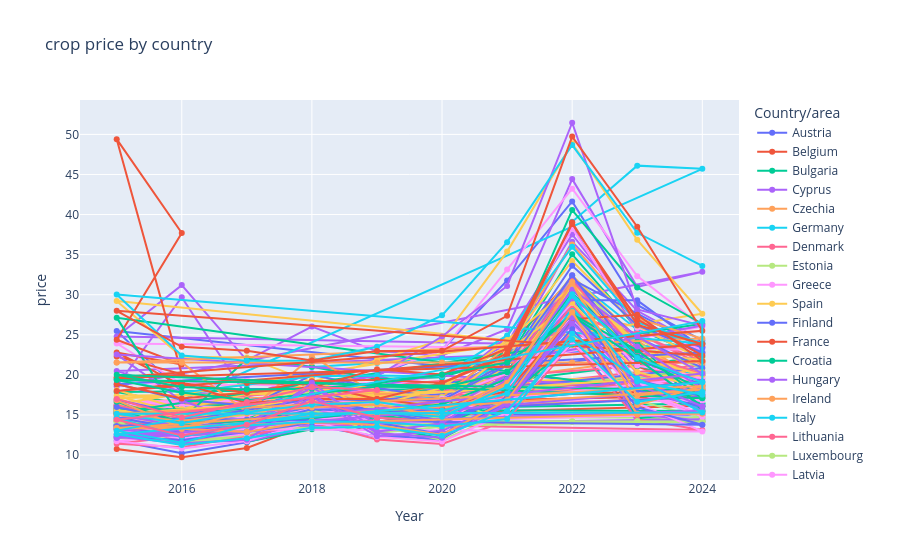

Notebook source saved alongside this figure:
### Code cell
fig = px.line(
    prices_df,
    x="year",
    y="selling_price",
    color="geo",
    markers=True,
    title="crop price by country",
    labels={
        "year": "Year",
        "selling_price": "price",
        "geo": "Country/area",
    },
)

fig.show()

### Figure 1 — Plotly figure (JSON) as saved in the notebook; plotly's stock layout.template omitted (floating-point values rounded to 4 significant figures)
{"data": [{"hovertemplate": "Country/area=Austria<br>Year=%{x}<br>price=%{y}<extra></extra>", "legendgroup": "Austria", "line": {"color": "#636efa", "dash": "solid"}, "marker": {"symbol": "circle"}, "mode": "lines+markers", "name": "Austria", "orientation": "v", "showlegend": true, "type": "scatter", "x": [2015, 2016, 2017, 2018, 2019, 2020, 2021, 2022, 2023, 2024, 2015, 2016, 2017, 2018, 2019, 2020, 2021, 2022, 2023, 2024, 2015, 2016, 2017, 2018, 2019, 2020, 2021, 2022, 2023, 2024, 2015, 2015, 2016, 2017, 2018, 2019, 2020, 2021, 2022, 2023, 2024], "xaxis": "x", "y": [13.72, 11.55, 14.46, 15.41, 14.63, 14.88, 22.65, 28.05, 17.9, 17.6, 25.47, 17.88, 18.24, 18.27, 20.03, 23.1, 31.78, 41.64, 28.72, 24.29, 12.12, 12.52, 15.7, 14.98, 12.74, 11.76, 22.15, 27.48, 14.92, 14.96, 15.2, 11.8, 10.23, 11.6, 13.69, 12.31, 12.08, 17.23, 24.19, 14.85, 13.79], "yaxis": "y"}, {"hovertemplate": "Country/area=Belgium<br>Year=%{x}<br>price=%{y}<extra></extra>", "legendgroup": "Belgium", "line": {"color": "#EF553B", "dash": "solid"}, "marker": {"symbol": "circle"}, "mode": "lines+markers", "name": "Belgium", "orientation": "v", "showlegend": true, "type": "scatter", "x": [2015, 2016, 2017, 2018, 2019, 2020, 2021, 2022, 2023, 2024, 2015, 2015, 2016, 2017, 2018, 2019, 2020, 2021, 2022, 2023, 2024, 2015, 2016, 2017, 2018, 2019, 2020, 2021, 2022, 2024, 2015, 2023], "xaxis": "x", "y": [15.44, 13.34, 14.14, 16.66, 15.59, 17.45, 23.3, 32.11, 21.05, 18.13, 15.87, 10.75, 9.73, 10.88, 13.95, 13.3, 14.91, 20.11, 26.59, 17.75, 16.15, 14.23, 11.82, 13.22, 17.76, 14.12, 15.51, 22.32, 27.21, 17.4, 15.87, 19.13], "yaxis": "y"}, {"hovertemplate": "Country/area=Bulgaria<br>Year=%{x}<br>price=%{y}<extra></extra>", "legendgroup": "Bulgaria", "line": {"color": "#00cc96", "dash": "solid"}, "marker": {"symbol": "circle"}, "mode": "lines+markers", "name": "Bulgaria", "orientation": "v", "showlegend": true, "type": "scatter", "x": [2015, 2016, 2017, 2018, 2019, 2020, 2021, 2022, 2023, 2024, 2015, 2016, 2017, 2018, 2019, 2020, 2021, 2022, 2023, 2024, 2015, 2016, 2017, 2018, 2019, 2020, 2021, 2022, 2023, 2024, 2015, 2016, 2017, 2018, 2019, 2020, 2021, 2022, 2023, 2024, 2015, 2016, 2017, 2018, 2019, 2020, 2021, 2022, 2023, 2024], "xaxis": "x", "y": [15.59, 14.06, 15.47, 15.4, 15.21, 16.76, 20.45, 31.08, 21.23, 18.51, 17.88, 16.33, 15.29, 15.58, 16.58, 18.24, 21.7, 35.04, 25.77, 22.22, 13.28, 12.29, 13.65, 13.4, 14.79, 16.5, 18.26, 30.73, 21.1, 19.97, 15.5, 14.07, 13.71, 14.96, 14.74, 14.7, 17.93, 28.95, 19.37, 16.44, 15.15, 13.79, 13.77, 14.96, 14.74, 14.7, 17.93, 28.95, 19.37, 16.44], "yaxis": "y"}, {"hovertemplate": "Country/area=Cyprus<br>Year=%{x}<br>price=%{y}<extra></extra>", "legendgroup": "Cyprus", "line": {"color": "#ab63fa", "dash": "solid"}, "marker": {"symbol": "circle"}, "mode": "lines+markers", "name": "Cyprus", "orientation": "v", "showlegend": true, "type": "scatter", "x": [2020, 2021, 2022, 2023, 2024, 2015, 2016, 2017, 2018, 2019, 2020, 2021, 2022, 2023, 2024, 2015, 2016, 2017, 2018, 2019, 2020, 2021, 2022, 2023, 2024, 2015, 2016, 2017, 2018, 2019, 2020, 2021, 2022, 2023, 2024], "xaxis": "x", "y": [19.66, 23.79, 38.52, 25.37, 23.46, 24.8, 31.2, 21.82, 26.03, 22.94, 22.43, 25.7, 44.42, 30.98, 32.87, 18.59, 29.7, 17.32, 18.9, 19.93, 17.75, 22.11, 36.62, 28.0, 23.54, 20.5, 17.9, 17.3, 20.2, 19.7, 18.28, 24.76, 37.52, 27.16, 22.67], "yaxis": "y"}, {"hovertemplate": "Country/area=Czechia<br>Year=%{x}<br>price=%{y}<extra></extra>", "legendgroup": "Czechia", "line": {"color": "#FFA15A", "dash": "solid"}, "marker": {"symbol": "circle"}, "mode": "lines+markers", "name": "Czechia", "orientation": "v", "showlegend": true, "type": "scatter", "x": [2015, 2016, 2017, 2018, 2019, 2020, 2021, 2022, 2023, 2024, 2015, 2015, 2016, 2017, 2018, 2019, 2020, 2021, 2022, 2023, 2024, 2015, 2016, 2017, 2018, 2019, 2020, 2021, 2022, 2023, 2024, 2015, 2016, 2017, 2018, 2019, 2020, 2021, 2022, 2023, 2024], "xaxis": "x", "y": [15.84, 13.69, 14.51, 15.99, 16.95, 15.76, 19.58, 30.98, 24.29, 18.99, 15.95, 14.37, 13.87, 14.59, 16.3, 16.56, 14.52, 15.91, 27.84, 24.2, 18.71, 16.61, 14.91, 14.51, 15.32, 17.41, 15.91, 16.69, 27.6, 26.0, 22.85, 13.31, 12.06, 12.42, 14.31, 15.35, 13.31, 16.15, 25.12, 18.96, 14.69], "yaxis": "y"}, {"hovertemplate": "Country/area=Germany<br>Year=%{x}<br>price=%{y}<extra></extra>", "legendgroup": "Germany", "line": {"color": "#19d3f3", "dash": "solid"}, "marker": {"symbol": "circle"}, "mode": "lines+markers", "name": "Germany", "orientation": "v", "showlegend": true, "type": "scatter", "x": [2015, 2016, 2017, 2018, 2019, 2020, 2021, 2022, 2023, 2024, 2018, 2019, 2020, 2021, 2022, 2023, 2024, 2015, 2016, 2017, 2018, 2019, 2020, 2021, 2022, 2023, 2024, 2016, 2017, 2018, 2019, 2020, 2021, 2022, 2023, 2024, 2015, 2016, 2017, 2018, 2019, 2020, 2021, 2022, 2023, 2024], "xaxis": "x", "y": [16.15, 14.05, 15.13, 16.84, 16.69, 17.21, 21.96, 32.1, 25.64, 23.97, 21.0, 21.5, 22.0, 21.4, 39.1, 46.1, 45.7, 13.25, 12.2, 13.95, 15.99, 15.14, 13.88, 17.93, 28.22, 19.04, 15.7, 12.6, 13.61, 16.55, 15.69, 15.03, 19.84, 28.58, 18.97, 20.38, 14.53, 12.6, 13.61, 16.55, 15.69, 15.03, 19.84, 28.58, 18.97, 16.16], "yaxis": "y"}, {"hovertemplate": "Country/area=Denmark<br>Year=%{x}<br>price=%{y}<extra></extra>", "legendgroup": "Denmark", "line": {"color": "#FF6692", "dash": "solid"}, "marker": {"symbol": "circle"}, "mode": "lines+markers", "name": "Denmark", "orientation": "v", "showlegend": true, "type": "scatter", "x": [2015, 2016, 2017, 2018, 2019, 2020, 2021, 2022, 2023, 2024, 2015, 2016, 2017, 2018, 2019, 2020, 2021, 2022, 2023, 2024, 2015, 2016, 2017, 2018, 2019, 2020, 2021, 2022, 2023, 2024, 2015, 2016, 2017, 2018, 2019, 2020, 2021, 2022, 2023, 2024], "xaxis": "x", "y": [15.5, 14.1, 14.97, 16.85, 17.97, 16.64, 19.48, 27.37, 25.17, 21.24, 13.21, 12.39, 13.4, 16.01, 15.28, 14.37, 17.07, 25.32, 22.1, 19.5, 16.16, 13.97, 14.76, 17.24, 17.3, 15.47, 18.49, 27.25, 25.15, 21.72, 16.16, 13.97, 14.76, 17.24, 17.3, 15.47, 18.49, 27.25, 25.15, 21.72], "yaxis": "y"}, {"hovertemplate": "Country/area=Estonia<br>Year=%{x}<br>price=%{y}<extra></extra>", "legendgroup": "Estonia", "line": {"color": "#B6E880", "dash": "solid"}, "marker": {"symbol": "circle"}, "mode": "lines+markers", "name": "Estonia", "orientation": "v", "showlegend": true, "type": "scatter", "x": [2015, 2016, 2017, 2018, 2019, 2020, 2021, 2022, 2023, 2024, 2015, 2016, 2017, 2018, 2019, 2020, 2021, 2022, 2023, 2024, 2015, 2016, 2017, 2018, 2019, 2020, 2021, 2022, 2023, 2024, 2015, 2016, 2017, 2018, 2019, 2020, 2021, 2022, 2023, 2024], "xaxis": "x", "y": [15.97, 14.64, 15.5, 16.41, 16.79, 16.78, 21.1, 32.02, 23.8, 20.85, 12.14, 11.67, 12.43, 14.28, 13.65, 11.88, 15.3, 24.81, 16.78, 14.65, 14.88, 12.76, 13.56, 15.73, 15.45, 14.58, 18.23, 27.49, 19.62, 17.13, 14.88, 12.76, 13.56, 15.73, 15.45, 14.58, 18.23, 27.49, 19.62, 17.13], "yaxis": "y"}, {"hovertemplate": "Country/area=Greece<br>Year=%{x}<br>price=%{y}<extra></extra>", "legendgroup": "Greece", "line": {"color": "#FF97FF", "dash": "solid"}, "marker": {"symbol": "circle"}, "mode": "lines+markers", "name": "Greece", "orientation": "v", "showlegend": true, "type": "scatter", "x": [2015, 2016, 2017, 2018, 2019, 2020, 2021, 2022, 2023, 2024, 2015, 2016, 2017, 2018, 2019, 2020, 2021, 2022, 2023, 2024, 2015, 2016, 2017, 2018, 2019, 2020, 2021, 2022, 2023, 2024, 2015, 2016, 2017, 2018, 2019, 2020, 2021, 2022, 2023, 2024, 2015, 2016, 2017, 2018, 2019, 2020, 2021, 2022, 2023, 2024], "xaxis": "x", "y": [19.4, 18.52, 18.84, 18.45, 19.08, 19.77, 23.27, 38.3, 25.88, 23.14, 23.93, 18.86, 19.43, 18.83, 20.24, 23.01, 33.14, 43.23, 32.32, 26.02, 12.34, 13.15, 12.71, 13.79, 16.22, 15.88, 17.35, 26.25, 17.69, 16.78, 16.72, 16.2, 15.83, 15.61, 16.22, 15.6, 19.25, 30.52, 19.16, 18.67, 16.39, 15.87, 15.52, 15.29, 15.89, 15.29, 18.87, 29.91, 18.77, 18.29], "yaxis": "y"}, {"hovertemplate": "Country/area=Spain<br>Year=%{x}<br>price=%{y}<extra></extra>", "legendgroup": "Spain", "line": {"color": "#FECB52", "dash": "solid"}, "marker": {"symbol": "circle"}, "mode": "lines+markers", "name": "Spain", "orientation": "v", "showlegend": true, "type": "scatter", "x": [2015, 2016, 2017, 2018, 2019, 2020, 2021, 2022, 2023, 2024, 2015, 2016, 2017, 2018, 2019, 2020, 2021, 2022, 2023, 2024, 2015, 2016, 2017, 2018, 2019, 2020, 2021, 2022, 2023, 2024, 2015, 2016, 2017, 2018, 2019, 2020, 2021, 2022, 2023, 2024, 2015, 2016, 2017, 2018, 2019, 2020, 2021, 2022, 2023, 2024], "xaxis": "x", "y": [18.12, 15.73, 17.64, 18.29, 18.66, 18.57, 23.64, 34.21, 26.14, 21.85, 29.23, 22.28, 22.18, 19.1, 21.87, 24.36, 35.38, 48.88, 36.85, 27.63, 16.38, 13.46, 15.66, 16.32, 16.33, 15.21, 20.01, 30.94, 23.56, 18.28, 17.4, 15.13, 16.51, 17.26, 17.51, 16.12, 21.97, 32.39, 24.54, 20.15, 17.07, 14.6, 16.15, 16.56, 16.9, 15.44, 21.23, 31.42, 23.87, 18.81], "yaxis": "y"}, {"hovertemplate": "Country/area=Finland<br>Year=%{x}<br>price=%{y}<extra></extra>", "legendgroup": "Finland", "line": {"color": "#636efa", "dash": "solid"}, "marker": {"symbol": "circle"}, "mode": "lines+markers", "name": "Finland", "orientation": "v", "showlegend": true, "type": "scatter", "x": [2015, 2016, 2017, 2018, 2019, 2020, 2021, 2022, 2023, 2024, 2015, 2016, 2017, 2018, 2019, 2020, 2021, 2022, 2023, 2024, 2022, 2023, 2024, 2015, 2016, 2017, 2018, 2019, 2020, 2021, 2022, 2023, 2024], "xaxis": "x", "y": [16.89, 15.14, 15.91, 19.98, 18.4, 17.05, 21.55, 33.62, 26.2, 22.8, 18.87, 16.89, 16.2, 17.71, 16.66, 15.65, 16.63, 29.32, 29.3, 23.37, 31.92, 24.68, 20.87, 13.61, 12.36, 12.93, 17.09, 15.54, 13.93, 18.93, 30.74, 22.49, 18.65], "yaxis": "y"}, {"hovertemplate": "Country/area=France<br>Year=%{x}<br>price=%{y}<extra></extra>", "legendgroup": "France", "line": {"color": "#EF553B", "dash": "solid"}, "marker": {"symbol": "circle"}, "mode": "lines+markers", "name": "France", "orientation": "v", "showlegend": true, "type": "scatter", "x": [2015, 2016, 2015, 2016, 2015, 2016, 2015, 2016], "xaxis": "x", "y": [22.3, 20.1, 49.4, 37.7, 24.4, 21.3, 22.8, 18.7], "yaxis": "y"}, {"hovertemplate": "Country/area=Croatia<br>Year=%{x}<br>price=%{y}<extra></extra>", "legendgroup": "Croatia", "line": {"color": "#00cc96", "dash": "solid"}, "marker": {"symbol": "circle"}, "mode": "lines+markers", "name": "Croatia", "orientation": "v", "showlegend": true, "type": "scatter", "x": [2015, 2016, 2017, 2018, 2019, 2020, 2021, 2022, 2023, 2024, 2015, 2016, 2017, 2018, 2019, 2020, 2021, 2022, 2023, 2024, 2015, 2016, 2017, 2018, 2019, 2020, 2021, 2022, 2023, 2024, 2015, 2016, 2017, 2018, 2019, 2020, 2015, 2016, 2017, 2018, 2019, 2020, 2021, 2022, 2023, 2024], "xaxis": "x", "y": [15.23, 12.19, 13.89, 14.61, 14.99, 13.94, 18.15, 29.77, 17.86, 17.11, 27.14, 14.39, 22.01, 21.01, 19.48, 19.72, 22.18, 40.56, 30.9, 26.38, 15.28, 11.88, 14.84, 15.03, 15.11, 13.64, 17.25, 23.78, 24.15, 15.51, 15.73, 13.15, 13.45, 14.9, 14.69, 14.17, 13.83, 12.7, 11.66, 13.21, 13.61, 12.11, 16.27, 27.76, 14.58, 15.47], "yaxis": "y"}, {"hovertemplate": "Country/area=Hungary<br>Year=%{x}<br>price=%{y}<extra></extra>", "legendgroup": "Hungary", "line": {"color": "#ab63fa", "dash": "solid"}, "marker": {"symbol": "circle"}, "mode": "lines+markers", "name": "Hungary", "orientation": "v", "showlegend": true, "type": "scatter", "x": [2015, 2016, 2017, 2018, 2019, 2020, 2021, 2022, 2023, 2024, 2015, 2016, 2017, 2018, 2019, 2020, 2021, 2022, 2023, 2024, 2015, 2016, 2017, 2018, 2019, 2020, 2021, 2022, 2023, 2024, 2015, 2016, 2017, 2018, 2019, 2020, 2021, 2022, 2023, 2024, 2015, 2016, 2018, 2019, 2020, 2021, 2022, 2023, 2024], "xaxis": "x", "y": [15.58, 12.77, 14.02, 15.27, 15.47, 15.35, 19.99, 32.39, 20.13, 17.83, 22.56, 16.75, 14.12, 18.83, 19.82, 24.79, 31.09, 51.45, 28.17, 26.15, 12.61, 11.46, 11.98, 14.46, 14.31, 12.45, 16.17, 29.63, 13.96, 14.48, 13.51, 11.79, 11.69, 13.55, 13.57, 12.68, 16.47, 27.54, 15.19, 14.26, 13.34, 11.76, 13.5, 13.55, 12.67, 16.44, 27.38, 15.12, 14.2], "yaxis": "y"}, {"hovertemplate": "Country/area=Ireland<br>Year=%{x}<br>price=%{y}<extra></extra>", "legendgroup": "Ireland", "line": {"color": "#FFA15A", "dash": "solid"}, "marker": {"symbol": "circle"}, "mode": "lines+markers", "name": "Ireland", "orientation": "v", "showlegend": true, "type": "scatter", "x": [2024, 2024, 2015, 2016, 2017, 2018, 2019, 2020, 2021, 2022, 2023, 2024, 2015, 2016, 2017, 2018, 2019, 2020, 2021, 2022, 2023, 2024], "xaxis": "x", "y": [21.55, 21.55, 21.55, 21.55, 15.36, 22.27, 17.64, 17.28, 23.49, 36.28, 27.06, 24.53, 21.55, 21.55, 21.55, 21.55, 21.55, 21.55, 21.55, 21.55, 21.55, 20.37], "yaxis": "y"}, {"hovertemplate": "Country/area=Italy<br>Year=%{x}<br>price=%{y}<extra></extra>", "legendgroup": "Italy", "line": {"color": "#19d3f3", "dash": "solid"}, "marker": {"symbol": "circle"}, "mode": "lines+markers", "name": "Italy", "orientation": "v", "showlegend": true, "type": "scatter", "x": [2015, 2016, 2017, 2018, 2019, 2020, 2021, 2022, 2023, 2024, 2015, 2016, 2017, 2018, 2019, 2020, 2021, 2022, 2023, 2024], "xaxis": "x", "y": [19.47, 17.82, 18.77, 19.82, 19.94, 19.81, 24.92, 35.97, 26.55, 23.93, 30.04, 22.41, 21.78, 21.79, 23.52, 27.43, 36.56, 48.67, 37.72, 33.59], "yaxis": "y"}, {"hovertemplate": "Country/area=Lithuania<br>Year=%{x}<br>price=%{y}<extra></extra>", "legendgroup": "Lithuania", "line": {"color": "#FF6692", "dash": "solid"}, "marker": {"symbol": "circle"}, "mode": "lines+markers", "name": "Lithuania", "orientation": "v", "showlegend": true, "type": "scatter", "x": [2015, 2016, 2017, 2018, 2019, 2020, 2021, 2022, 2023, 2024, 2015, 2016, 2017, 2018, 2019, 2020, 2021, 2022, 2023, 2024, 2015, 2016, 2017, 2018, 2019, 2020, 2021, 2022, 2023, 2024, 2015, 2016, 2017, 2018, 2019, 2020, 2021, 2022, 2023, 2024], "xaxis": "x", "y": [16.22, 14.5, 15.49, 17.16, 16.25, 16.73, 20.16, 31.74, 22.97, 20.03, 11.4, 10.97, 12.39, 14.12, 11.94, 11.39, 14.28, 24.05, 14.45, 13.14, 14.35, 12.83, 13.8, 17.06, 14.66, 14.25, 18.19, 28.69, 20.26, 17.34, 13.72, 11.5, 12.92, 16.07, 13.9, 13.83, 17.69, 27.46, 17.73, 15.05], "yaxis": "y"}, {"hovertemplate": "Country/area=Luxembourg<br>Year=%{x}<br>price=%{y}<extra></extra>", "legendgroup": "Luxembourg", "line": {"color": "#B6E880", "dash": "solid"}, "marker": {"symbol": "circle"}, "mode": "lines+markers", "name": "Luxembourg", "orientation": "v", "showlegend": true, "type": "scatter", "x": [2015, 2016, 2017, 2018, 2019, 2020, 2021, 2022, 2023, 2024, 2015, 2022, 2023, 2024, 2015, 2016, 2017, 2018, 2019, 2020, 2021, 2022, 2023, 2024, 2015, 2016, 2017, 2018, 2019, 2020, 2021, 2022, 2023, 2024, 2015, 2016, 2017, 2018, 2019, 2020, 2021, 2022, 2023, 2024], "xaxis": "x", "y": [15.6, 14.35, 15.0, 17.93, 15.82, 17.18, 14.18, 14.18, 14.18, 14.18, 14.18, 14.18, 14.18, 14.18, 13.02, 11.44, 12.72, 15.65, 12.75, 13.54, 14.18, 14.18, 14.18, 14.18, 14.21, 11.3, 12.52, 15.18, 13.32, 14.21, 14.18, 14.18, 14.18, 14.18, 14.17, 11.26, 12.53, 15.17, 13.31, 14.19, 14.18, 14.18, 14.18, 14.18], "yaxis": "y"}, {"hovertemplate": "Country/area=Latvia<br>Year=%{x}<br>price=%{y}<extra></extra>", "legendgroup": "Latvia", "line": {"color": "#FF97FF", "dash": "solid"}, "marker": {"symbol": "circle"}, "mode": "lines+markers", "name": "Latvia", "orientation": "v", "showlegend": true, "type": "scatter", "x": [2015, 2016, 2017, 2018, 2019, 2020, 2021, 2022, 2023, 2024, 2015, 2016, 2017, 2018, 2019, 2020, 2021, 2022, 2023, 2024, 2015, 2016, 2017, 2018, 2019, 2020, 2021, 2022, 2023, 2024, 2015, 2016, 2017, 2018, 2019, 2020, 2021, 2022, 2023, 2024], "xaxis": "x", "y": [14.85, 13.46, 14.82, 17.17, 16.28, 17.04, 20.2, 28.96, 21.17, 19.7, 11.73, 10.81, 11.74, 14.19, 12.27, 11.69, 15.25, 24.01, 16.49, 12.95, 13.3, 12.16, 12.72, 16.19, 14.1, 14.27, 18.44, 27.25, 18.06, 15.13, 13.24, 12.08, 12.61, 16.04, 13.88, 14.19, 18.4, 27.12, 17.83, 14.79], "yaxis": "y"}, {"hovertemplate": "Country/area=Netherlands<br>Year=%{x}<br>price=%{y}<extra></extra>", "legendgroup": "Netherlands", "line": {"color": "#FECB52", "dash": "solid"}, "marker": {"symbol": "circle"}, "mode": "lines+markers", "name": "Netherlands", "orientation": "v", "showlegend": true, "type": "scatter", "x": [2015, 2016, 2017, 2018, 2019, 2020, 2021, 2022, 2023, 2024, 2015, 2016, 2017, 2018, 2019, 2020, 2021, 2022, 2023, 2024], "xaxis": "x", "y": [15.6, 14.9, 15.25, 19.4, 16.2, 18.4, 24.35, 31.0, 22.15, 20.0, 15.15, 13.35, 14.15, 19.15, 15.25, 16.5, 22.9, 29.0, 20.35, 18.5], "yaxis": "y"}, {"hovertemplate": "Country/area=Poland<br>Year=%{x}<br>price=%{y}<extra></extra>", "legendgroup": "Poland", "line": {"color": "#636efa", "dash": "solid"}, "marker": {"symbol": "circle"}, "mode": "lines+markers", "name": "Poland", "orientation": "v", "showlegend": true, "type": "scatter", "x": [2015, 2016, 2017, 2018, 2019, 2020, 2021, 2022, 2023, 2024, 2015, 2016, 2017, 2018, 2019, 2020, 2021, 2022, 2023, 2024, 2015, 2016, 2017, 2018, 2019, 2020, 2021, 2022, 2023, 2024, 2015, 2016, 2017, 2018, 2019, 2020, 2021, 2022, 2023, 2024], "xaxis": "x", "y": [16.0, 14.23, 15.62, 17.04, 16.81, 16.85, 21.2, 32.44, 21.75, 19.19, 12.31, 11.87, 12.88, 14.0, 14.05, 12.6, 16.51, 25.78, 15.96, 13.78, 14.63, 13.39, 14.43, 16.03, 15.68, 14.32, 17.14, 27.73, 19.36, 17.29, 13.62, 12.28, 13.8, 15.72, 15.42, 13.94, 17.2, 26.67, 18.08, 15.99], "yaxis": "y"}, {"hovertemplate": "Country/area=Portugal<br>Year=%{x}<br>price=%{y}<extra></extra>", "legendgroup": "Portugal", "line": {"color": "#EF553B", "dash": "solid"}, "marker": {"symbol": "circle"}, "mode": "lines+markers", "name": "Portugal", "orientation": "v", "showlegend": true, "type": "scatter", "x": [2015, 2016, 2017, 2018, 2019, 2020, 2021, 2022, 2023, 2024, 2015, 2016, 2017, 2018, 2019, 2020, 2021, 2022, 2023, 2024, 2015, 2016, 2017, 2018, 2019, 2020, 2021, 2022, 2023, 2024, 2015, 2016, 2017, 2018, 2019, 2020, 2021, 2022, 2023, 2024, 2015, 2016, 2017, 2018, 2019, 2020, 2021, 2022, 2023, 2024], "xaxis": "x", "y": [18.84, 17.06, 17.82, 18.45, 20.72, 20.05, 23.26, 38.83, 26.92, 22.43, 27.99, 23.5, 23.0, 21.81, 22.97, 23.0, 27.37, 49.73, 38.48, 25.5, 19.69, 20.0, 19.0, 18.84, 17.0, 16.0, 18.0, 26.96, 27.5, 21.75, 19.61, 18.99, 17.78, 19.21, 19.41, 19.0, 22.68, 39.0, 26.25, 23.85, 18.0, 18.96, 16.5, 17.04, 17.0, 19.0, 22.3, 39.0, 26.25, 23.85], "yaxis": "y"}, {"hovertemplate": "Country/area=Romania<br>Year=%{x}<br>price=%{y}<extra></extra>", "legendgroup": "Romania", "line": {"color": "#00cc96", "dash": "solid"}, "marker": {"symbol": "circle"}, "mode": "lines+markers", "name": "Romania", "orientation": "v", "showlegend": true, "type": "scatter", "x": [2015, 2016, 2017, 2018, 2019, 2020, 2021, 2022, 2023, 2024, 2015, 2016, 2017, 2018, 2019, 2020, 2021, 2022, 2023, 2024, 2015, 2016, 2017, 2018, 2019, 2020, 2021, 2022, 2023, 2024], "xaxis": "x", "y": [16.65, 14.03, 14.23, 14.61, 15.38, 16.33, 19.51, 30.22, 22.24, 18.09, 19.35, 17.82, 16.85, 17.62, 18.54, 18.39, 20.32, 27.58, 23.05, 17.09, 20.02, 18.48, 18.17, 18.26, 18.97, 20.05, 21.54, 27.38, 22.03, 16.08], "yaxis": "y"}, {"hovertemplate": "Country/area=Sweden<br>Year=%{x}<br>price=%{y}<extra></extra>", "legendgroup": "Sweden", "line": {"color": "#ab63fa", "dash": "solid"}, "marker": {"symbol": "circle"}, "mode": "lines+markers", "name": "Sweden", "orientation": "v", "showlegend": true, "type": "scatter", "x": [2015, 2016, 2017, 2018, 2019, 2020, 2021, 2022, 2023, 2024, 2015, 2016, 2017, 2018, 2019, 2020, 2021, 2022, 2023, 2024, 2015, 2016, 2017, 2018, 2019, 2020, 2021, 2022, 2023, 2024, 2015, 2016, 2017, 2018, 2019, 2020, 2021, 2022, 2023, 2024], "xaxis": "x", "y": [15.1, 13.54, 13.88, 18.43, 13.91, 14.55, 19.06, 29.54, 23.55, 18.29, 12.12, 12.44, 12.84, 17.6, 12.76, 12.16, 16.35, 27.17, 18.76, 15.52, 13.22, 12.43, 12.94, 19.05, 12.93, 13.94, 19.45, 30.66, 24.81, 20.17, 12.29, 11.48, 11.91, 17.29, 12.35, 13.02, 16.64, 26.42, 19.45, 16.09], "yaxis": "y"}, {"hovertemplate": "Country/area=Slovenia<br>Year=%{x}<br>price=%{y}<extra></extra>", "legendgroup": "Slovenia", "line": {"color": "#FFA15A", "dash": "solid"}, "marker": {"symbol": "circle"}, "mode": "lines+markers", "name": "Slovenia", "orientation": "v", "showlegend": true, "type": "scatter", "x": [2015, 2016, 2017, 2018, 2019, 2020, 2021, 2022, 2023, 2024, 2015, 2015, 2016, 2017, 2018, 2019, 2020, 2021, 2022, 2023, 2024, 2015, 2016, 2017, 2018, 2019, 2020, 2021, 2022, 2023, 2024, 2015, 2016, 2017, 2018, 2019, 2020, 2021, 2022, 2023, 2024], "xaxis": "x", "y": [16.83, 13.38, 15.4, 15.94, 16.32, 14.82, 18.78, 31.49, 16.24, 18.61, 15.16, 14.98, 14.28, 15.16, 15.16, 15.16, 15.46, 19.03, 31.6, 17.43, 18.19, 13.38, 13.3, 12.88, 14.24, 13.72, 12.54, 16.83, 27.83, 15.09, 15.29, 13.38, 13.3, 12.88, 14.24, 13.72, 12.54, 16.83, 27.83, 15.09, 15.16], "yaxis": "y"}, {"hovertemplate": "Country/area=Slovakia<br>Year=%{x}<br>price=%{y}<extra></extra>", "legendgroup": "Slovakia", "line": {"color": "#19d3f3", "dash": "solid"}, "marker": {"symbol": "circle"}, "mode": "lines+markers", "name": "Slovakia", "orientation": "v", "showlegend": true, "type": "scatter", "x": [2015, 2016, 2017, 2018, 2019, 2020, 2021, 2022, 2023, 2024, 2024, 2015, 2016, 2017, 2018, 2019, 2020, 2021, 2022, 2023, 2024, 2015, 2016, 2017, 2018, 2019, 2020, 2021, 2022, 2023, 2024, 2015, 2016, 2017, 2018, 2019, 2020, 2021, 2022, 2023, 2024], "xaxis": "x", "y": [14.63, 12.29, 13.98, 15.12, 15.31, 14.78, 18.52, 29.86, 19.18, 17.53, 26.71, 13.05, 11.53, 13.7, 14.18, 14.13, 13.61, 14.51, 25.13, 19.54, 15.31, 15.14, 13.97, 15.36, 16.27, 16.62, 15.54, 17.68, 30.07, 22.11, 19.07, 12.61, 11.27, 12.09, 13.4, 13.52, 12.42, 15.51, 24.43, 16.64, 17.89], "yaxis": "y"}, {"hovertemplate": "Country/area=United Kingdom<br>Year=%{x}<br>price=%{y}<extra></extra>", "legendgroup": "United Kingdom", "line": {"color": "#FF6692", "dash": "solid"}, "marker": {"symbol": "circle"}, "mode": "lines+markers", "name": "United Kingdom", "orientation": "v", "showlegend": true, "type": "scatter", "x": [2015, 2016, 2017, 2018, 2019, 2015, 2016, 2017, 2018, 2019], "xaxis": "x", "y": [17.01, 14.68, 16.62, 18.49, 18.11, 14.41, 12.46, 13.77, 16.75, 14.67], "yaxis": "y"}], "layout": {"legend": {"title": {"text": "Country/area"}, "tracegroupgap": 0}, "title": {"text": "crop price by country"}, "xaxis": {"anchor": "y", "domain": [0, 1], "title": {"text": "Year"}}, "yaxis": {"anchor": "x", "domain": [0, 1], "title": {"text": "price"}}}}
